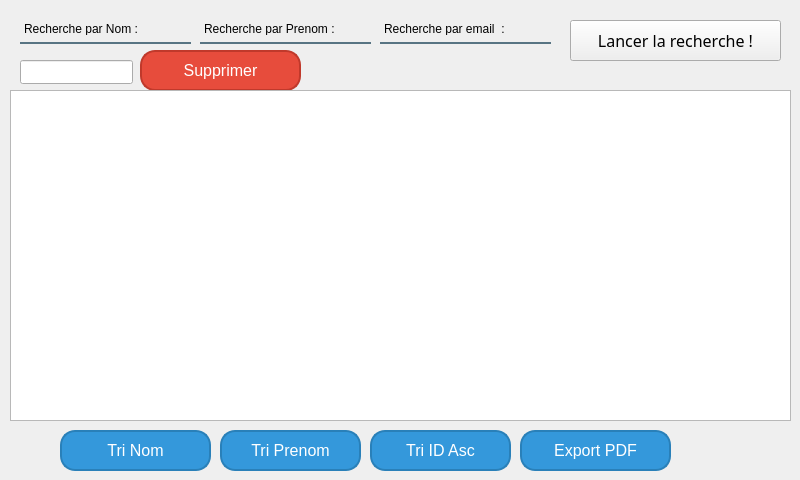
    <widget class="QWidget" name="tab_4">
     <attribute name="title">
      <string>Gérer les Candidats</string>
     </attribute>
     <widget class="QPushButton" name="RECHca">
      <property name="geometry">
       <rect>
        <x>570</x>
        <y>20</y>
        <width>211</width>
        <height>41</height>
       </rect>
      </property>
      <property name="font">
       <font>
        <family>Sitka</family>
        <pointsize>12</pointsize>
        <italic>false</italic>
       </font>
      </property>
      <property name="styleSheet">
       <string notr="true"/>
      </property>
      <property name="text">
       <string>Lancer la recherche !</string>
      </property>
      <property name="icon">
       <iconset resource="rsc.qrc">
        <normaloff>:/ImgSrc/srch.png</normaloff>:/ImgSrc/srch.png</iconset>
      </property>
     </widget>
     <widget class="QLineEdit" name="nomsrc">
      <property name="geometry">
       <rect>
        <x>20</x>
        <y>20</y>
        <width>171</width>
        <height>24</height>
       </rect>
      </property>
      <property name="styleSheet">
       <string notr="true">background-color:rgba(0, 0, 0, 0);
border:2px solid rgba(0, 0, 0, 0);
border-bottom-color:rgba(46, 82, 101, 200);
color:rgb(0, 0, 0);
padding-bottom:7px;</string>
      </property>
      <property name="text">
       <string>Recherche par Nom : </string>
      </property>
     </widget>
     <widget class="QPushButton" name="Tri2CA">
      <property name="geometry">
       <rect>
        <x>220</x>
        <y>430</y>
        <width>141</width>
        <height>41</height>
       </rect>
      </property>
      <property name="styleSheet">
       <string notr="true">QPushButton {
    /* Style de base */
    background-color: #3498db;  /* Couleur de fond bleu */
    color: #ffffff;  /* Couleur du texte blanc */
    border-radius: 15px;  /* Bords arrondis avec un rayon de 15px */
    padding: 10px 20px;  /* Marges intérieures */
    font-family: 'Arial', sans-serif;  /* Police Arial */
    font-size: 16px;  /* Taille de la police */
    border: 2px solid #2980b9;  /* Bordure avec une couleur légèrement plus foncée */
    transition: all 0.3s ease;  /* Effet de transition lisse */
}

QPushButton:hover {
    /* Effet lors du survol */
    background-color: #2980b9;  /* Couleur de fond légèrement plus foncée */
    border: 2px solid #1f618d;  /* Couleur de la bordure encore plus foncée */
}

QPushButton:pressed {
    /* Effet lors du clic */
    background-color: #1f618d;  /* Couleur de fond encore plus foncée */
    border: 2px solid #154360;  /* Bordure très foncée */
    color: #ecf0f1;  /* Légère variation de la couleur du texte */
}

QPushButton:disabled {
    /* Style du bouton désactivé */
    background-color: #bdc3c7;  /* Couleur de fond gris clair */
    color: #7f8c8d;  /* Couleur du texte gris foncé */
    border: 2px solid #95a5a6;  /* Bordure gris foncé */
}

QPushButton {
    /* Ombre portée */
    box-shadow: 2px 2px 5px rgba(0, 0, 0, 0.3);  /* Légère ombre portée */
}
</string>
      </property>
      <property name="text">
       <string>Tri Prenom</string>
      </property>
      <property name="icon">
       <iconset resource="rsc.qrc">
        <normaloff>:/ImgSrc/down-arrow.png</normaloff>:/ImgSrc/down-arrow.png</iconset>
      </property>
     </widget>
     <widget class="QPushButton" name="TriCAnom">
      <property name="geometry">
       <rect>
        <x>60</x>
        <y>430</y>
        <width>151</width>
        <height>41</height>
       </rect>
      </property>
      <property name="styleSheet">
       <string notr="true">QPushButton {
    /* Style de base */
    background-color: #3498db;  /* Couleur de fond bleu */
    color: #ffffff;  /* Couleur du texte blanc */
    border-radius: 15px;  /* Bords arrondis avec un rayon de 15px */
    padding: 10px 20px;  /* Marges intérieures */
    font-family: 'Arial', sans-serif;  /* Police Arial */
    font-size: 16px;  /* Taille de la police */
    border: 2px solid #2980b9;  /* Bordure avec une couleur légèrement plus foncée */
    transition: all 0.3s ease;  /* Effet de transition lisse */
}

QPushButton:hover {
    /* Effet lors du survol */
    background-color: #2980b9;  /* Couleur de fond légèrement plus foncée */
    border: 2px solid #1f618d;  /* Couleur de la bordure encore plus foncée */
}

QPushButton:pressed {
    /* Effet lors du clic */
    background-color: #1f618d;  /* Couleur de fond encore plus foncée */
    border: 2px solid #154360;  /* Bordure très foncée */
    color: #ecf0f1;  /* Légère variation de la couleur du texte */
}

QPushButton:disabled {
    /* Style du bouton désactivé */
    background-color: #bdc3c7;  /* Couleur de fond gris clair */
    color: #7f8c8d;  /* Couleur du texte gris foncé */
    border: 2px solid #95a5a6;  /* Bordure gris foncé */
}

QPushButton {
    /* Ombre portée */
    box-shadow: 2px 2px 5px rgba(0, 0, 0, 0.3);  /* Légère ombre portée */
}
</string>
      </property>
      <property name="text">
       <string>Tri Nom</string>
      </property>
      <property name="icon">
       <iconset resource="rsc.qrc">
        <normaloff>:/ImgSrc/asc.png</normaloff>:/ImgSrc/asc.png</iconset>
      </property>
     </widget>
     <widget class="QPushButton" name="PDFCA">
      <property name="geometry">
       <rect>
        <x>520</x>
        <y>430</y>
        <width>151</width>
        <height>41</height>
       </rect>
      </property>
      <property name="styleSheet">
       <string notr="true">QPushButton {
    /* Style de base */
    background-color: #3498db;  /* Couleur de fond bleu */
    color: #ffffff;  /* Couleur du texte blanc */
    border-radius: 15px;  /* Bords arrondis avec un rayon de 15px */
    padding: 10px 20px;  /* Marges intérieures */
    font-family: 'Arial', sans-serif;  /* Police Arial */
    font-size: 16px;  /* Taille de la police */
    border: 2px solid #2980b9;  /* Bordure avec une couleur légèrement plus foncée */
    transition: all 0.3s ease;  /* Effet de transition lisse */
}

QPushButton:hover {
    /* Effet lors du survol */
    background-color: #2980b9;  /* Couleur de fond légèrement plus foncée */
    border: 2px solid #1f618d;  /* Couleur de la bordure encore plus foncée */
}

QPushButton:pressed {
    /* Effet lors du clic */
    background-color: #1f618d;  /* Couleur de fond encore plus foncée */
    border: 2px solid #154360;  /* Bordure très foncée */
    color: #ecf0f1;  /* Légère variation de la couleur du texte */
}

QPushButton:disabled {
    /* Style du bouton désactivé */
    background-color: #bdc3c7;  /* Couleur de fond gris clair */
    color: #7f8c8d;  /* Couleur du texte gris foncé */
    border: 2px solid #95a5a6;  /* Bordure gris foncé */
}

QPushButton {
    /* Ombre portée */
    box-shadow: 2px 2px 5px rgba(0, 0, 0, 0.3);  /* Légère ombre portée */
}
</string>
      </property>
      <property name="text">
       <string>Export PDF</string>
      </property>
      <property name="icon">
       <iconset resource="rsc.qrc">
        <normaloff>:/ImgSrc/pdf.png</normaloff>:/ImgSrc/pdf.png</iconset>
      </property>
     </widget>
     <widget class="QPushButton" name="TriIDca">
      <property name="geometry">
       <rect>
        <x>370</x>
        <y>430</y>
        <width>141</width>
        <height>41</height>
       </rect>
      </property>
      <property name="styleSheet">
       <string notr="true">QPushButton {
    /* Style de base */
    background-color: #3498db;  /* Couleur de fond bleu */
    color: #ffffff;  /* Couleur du texte blanc */
    border-radius: 15px;  /* Bords arrondis avec un rayon de 15px */
    padding: 10px 20px;  /* Marges intérieures */
    font-family: 'Arial', sans-serif;  /* Police Arial */
    font-size: 16px;  /* Taille de la police */
    border: 2px solid #2980b9;  /* Bordure avec une couleur légèrement plus foncée */
    transition: all 0.3s ease;  /* Effet de transition lisse */
}

QPushButton:hover {
    /* Effet lors du survol */
    background-color: #2980b9;  /* Couleur de fond légèrement plus foncée */
    border: 2px solid #1f618d;  /* Couleur de la bordure encore plus foncée */
}

QPushButton:pressed {
    /* Effet lors du clic */
    background-color: #1f618d;  /* Couleur de fond encore plus foncée */
    border: 2px solid #154360;  /* Bordure très foncée */
    color: #ecf0f1;  /* Légère variation de la couleur du texte */
}

QPushButton:disabled {
    /* Style du bouton désactivé */
    background-color: #bdc3c7;  /* Couleur de fond gris clair */
    color: #7f8c8d;  /* Couleur du texte gris foncé */
    border: 2px solid #95a5a6;  /* Bordure gris foncé */
}

QPushButton {
    /* Ombre portée */
    box-shadow: 2px 2px 5px rgba(0, 0, 0, 0.3);  /* Légère ombre portée */
}
</string>
      </property>
      <property name="text">
       <string>Tri ID Asc</string>
      </property>
      <property name="icon">
       <iconset resource="rsc.qrc">
        <normaloff>:/ImgSrc/key.png</normaloff>:/ImgSrc/key.png</iconset>
      </property>
     </widget>
     <widget class="QLineEdit" name="presrc">
      <property name="geometry">
       <rect>
        <x>200</x>
        <y>20</y>
        <width>171</width>
        <height>24</height>
       </rect>
      </property>
      <property name="font">
       <font>
        <weight>50</weight>
        <bold>false</bold>
        <kerning>true</kerning>
       </font>
      </property>
      <property name="autoFillBackground">
       <bool>false</bool>
      </property>
      <property name="styleSheet">
       <string notr="true">background-color:rgba(0, 0, 0, 0);
border:2px solid rgba(0, 0, 0, 0);
border-bottom-color:rgba(46, 82, 101, 200);
color:rgb(0, 0, 0);
padding-bottom:7px;</string>
      </property>
      <property name="text">
       <string>Recherche par Prenom : </string>
      </property>
     </widget>
     <widget class="QLineEdit" name="emsrc">
      <property name="geometry">
       <rect>
        <x>380</x>
        <y>20</y>
        <width>171</width>
        <height>24</height>
       </rect>
      </property>
      <property name="font">
       <font>
        <weight>50</weight>
        <bold>false</bold>
        <kerning>true</kerning>
       </font>
      </property>
      <property name="autoFillBackground">
       <bool>false</bool>
      </property>
      <property name="styleSheet">
       <string notr="true">background-color:rgba(0, 0, 0, 0);
border:2px solid rgba(0, 0, 0, 0);
border-bottom-color:rgba(46, 82, 101, 200);
color:rgb(0, 0, 0);
padding-bottom:7px;</string>
      </property>
      <property name="text">
       <string>Recherche par email  :</string>
      </property>
     </widget>
     <widget class="QLineEdit" name="supprCa">
      <property name="geometry">
       <rect>
        <x>20</x>
        <y>60</y>
        <width>113</width>
        <height>24</height>
       </rect>
      </property>
     </widget>
     <widget class="QPushButton" name="SupprCa">
      <property name="geometry">
       <rect>
        <x>140</x>
        <y>50</y>
        <width>161</width>
        <height>41</height>
       </rect>
      </property>
      <property name="styleSheet">
       <string notr="true">QPushButton {
    /* Style de base */
    background-color: #e74c3c;  /* Rouge vif pour signaler la suppression */
    color: #ffffff;  /* Texte blanc */
    border-radius: 15px;  /* Bords arrondis pour un look moderne */
    padding: 8px 20px;  /* Marges intérieures */
    font-family: 'Verdana', sans-serif;  /* Police Verdana */
    font-size: 16px;  /* Taille de la police */
    border: 2px solid #c0392b;  /* Bordure rouge légèrement plus foncée */
    transition: background-color 0.3s ease, transform 0.2s ease;  /* Transition pour les effets */

}

QPushButton:hover {
    /* Effet lors du survol */
    background-color: #c0392b;  /* Rouge légèrement plus foncé */
    border-color: #a93226;  /* Bordure encore plus foncée */
    transform: translateY(-2px);  /* Légère translation vers le haut pour effet d'élévation */
}

QPushButton:pressed {
    /* Effet lors du clic */
    background-color: #a93226;  /* Rouge foncé pour signaler l'action de suppression */
    border-color: #922b21;  /* Bordure encore plus foncée */
    transform: translateY(0);  /* Retour à la position normale */
}

QPushButton:disabled {
    /* Style du bouton désactivé */
    background-color: #e0e0e0;  /* Gris clair */
    color: #7f8c8d;  /* Texte gris foncé */
    border-color: #b0b0b0;  /* Bordure grise */
    cursor: not-allowed;  /* Curseur non autorisé */
}
</string>
      </property>
      <property name="text">
       <string>Supprimer</string>
      </property>
      <property name="icon">
       <iconset resource="rsc.qrc">
        <normaloff>:/ImgSrc/del.png</normaloff>:/ImgSrc/del.png</iconset>
      </property>
     </widget>
     <widget class="QTableView" name="tableView_1">
      <property name="geometry">
       <rect>
        <x>10</x>
        <y>90</y>
        <width>781</width>
        <height>331</height>
       </rect>
      </property>
     </widget>
    </widget>
